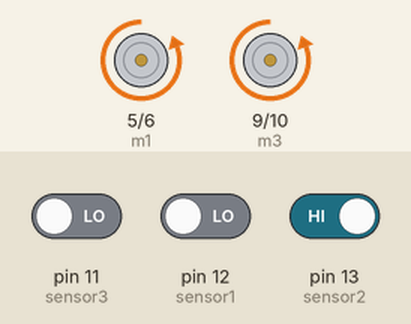
Bench run of a sketch on a simulated Arduino Uno, built with avr-gcc and run on an emulated ATmega328P. Shown: motor-driver pin pairs drawn as motors (green arrow = first pin HIGH = forward, orange = second pin HIGH = backward, longer = more drive). The inputs (shaded band) are chosen by the test bench; at power-on: pin 11 (sensor3) LOW, pin 12 (sensor1) LOW, pin 13 (sensor2) HIGH.

Above: at 1.2 s.
1.3 s: pin 11 (sensor3) driven HIGH
At 2.5 s:
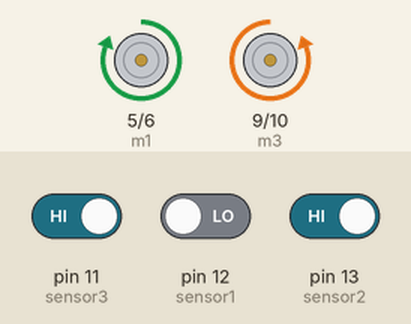
2.8 s: pin 11 (sensor3) driven LOW
At 3.9 s:
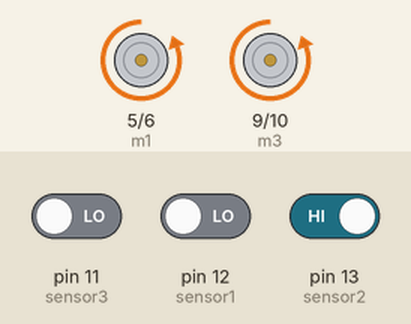
4.3 s: pin 12 (sensor1) driven HIGH
At 5.0 s:
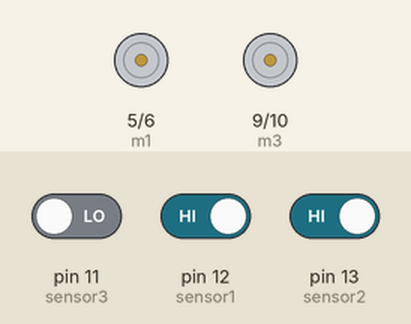
5.8 s: pin 13 (sensor2) driven LOW
At 6.1 s:
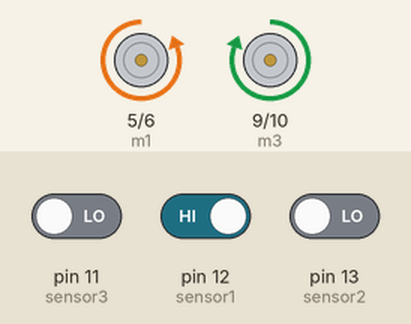
7.3 s: pin 13 (sensor2) driven HIGH
At 8.5 s:
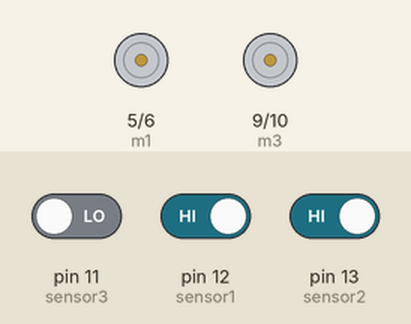
Timing chart, 0 to 9.8 s (numbered marks = the images above; inputs shaded):
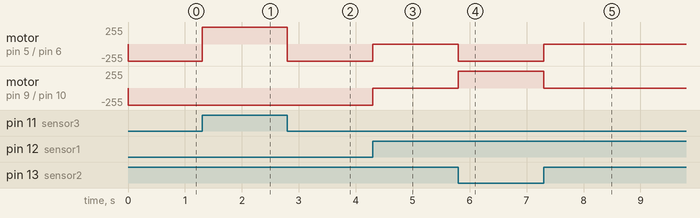

The sketch:

sketch_sep7a.ino
```cpp
int sensor1 = 12;
int sensor2 = 13;
int sensor3 = 11;
int echo = A1;
int triger = A0;
int m1 = 5;
int m2 = 6;
int m3 = 9;
int m4 = 10;

void setup() {
  pinMode(sensor1, INPUT);
  pinMode(sensor2, INPUT);
  pinMode(sensor3, INPUT);
  pinMode(echo, INPUT);
  pinMode(triger, OUTPUT);
  pinMode(m1, OUTPUT);
  pinMode(m2, OUTPUT);
  pinMode(m3, OUTPUT);
  pinMode(m4, OUTPUT);
}

void loop() {
  if (digitalRead(sensor3) == HIGH) {
    digitalWrite(m1, 5);
    digitalWrite(m2, LOW);
    digitalWrite(m3, LOW);
    digitalWrite(m4, 5);
    delay(100);
  } else if (digitalRead(sensor2) == LOW) {
    digitalWrite(m1, LOW);
    digitalWrite(m2, 5);
    digitalWrite(m3, 5);
    digitalWrite(m4, LOW);
    delay(100);
  } else if (digitalRead(sensor1) == LOW) {
    digitalWrite(m1, LOW);
    digitalWrite(m2, 5);
    digitalWrite(m3, LOW);
    digitalWrite(m4, 5);
    delay(100);
  } else {
    digitalWrite(m1, LOW);
    digitalWrite(m2, LOW);
    digitalWrite(m3, LOW);
    digitalWrite(m4, LOW);
  }
}
```

Measured:
- after the input at 1.3 s, motor on pin 5 (m1) / pin 6 (m2): backward 255/255 → forward 255/255 at once
- after the input at 2.8 s, motor on pin 5 (m1) / pin 6 (m2): forward 255/255 → backward 255/255 at once
- after the input at 4.3 s, motor on pin 5 (m1) / pin 6 (m2), motor on pin 9 (m3) / pin 10 (m4): backward 255/255 → stopped at once
- after the input at 5.8 s, motor on pin 5 (m1) / pin 6 (m2): stopped → backward 255/255 at once; motor on pin 9 (m3) / pin 10 (m4): stopped → forward 255/255 at once
- after the input at 7.3 s, motor on pin 5 (m1) / pin 6 (m2): backward 255/255 → stopped at once; motor on pin 9 (m3) / pin 10 (m4): forward 255/255 → stopped at once
